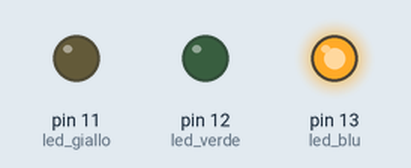
Simulated run of this sketch. Board: Arduino Uno, built with avr-gcc and run on an emulated ATmega328P. Parts: output pins drawn as LEDs (lit = HIGH).

Above: at 0.12 s.
At 4.62 s:
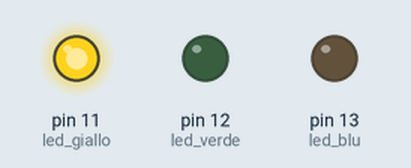
At 9.62 s:
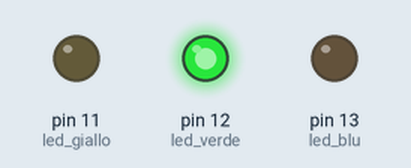
At 17.75 s:
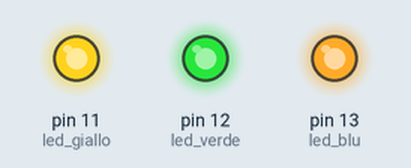
At 26.02 s:
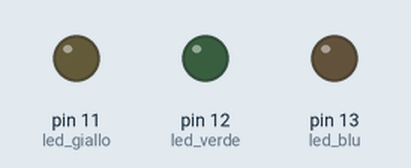
Timing chart, 0 to 26.3 s (numbered marks = the images above):
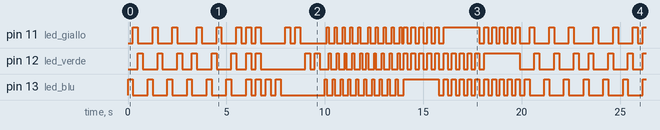

The sketch:

led_nelle_ruote.ino
```cpp
void setup() {
  // put your setup code here, to run once:
  int led_blu = 13;
  int led_verde = 12;
  int led_giallo = 11;
  pinMode(led_blu, OUTPUT);
  pinMode(led_verde, OUTPUT);
  pinMode(led_giallo, OUTPUT);
  digitalWrite(led_blu, LOW);
  digitalWrite(led_verde, LOW);
  digitalWrite(led_giallo, LOW);
}

void loop() {
  // put your main code here, to run repeatedly:
  //3 giri blu-giallo-verde
  digitalWrite(13, HIGH);
  delay(250);
  digitalWrite(13, LOW);
  digitalWrite(11, HIGH);
  delay(250);
  digitalWrite(11, LOW);
  digitalWrite(12, HIGH),
  delay(250);
  digitalWrite(12, LOW);
  delay(250);
  //2 giro
  digitalWrite(13, HIGH);
  delay(250);
  digitalWrite(13, LOW);
  digitalWrite(11, HIGH);
  delay(250);
  digitalWrite(11, LOW);
  digitalWrite(12, HIGH),
  delay(250);
  digitalWrite(12, LOW);
  delay(250);
  //3 giro
  digitalWrite(13, HIGH);
  delay(250);
  digitalWrite(13, LOW);
  digitalWrite(11, HIGH);
  delay(250);
  digitalWrite(11, LOW);
  digitalWrite(12, HIGH),
  delay(250);
  digitalWrite(12, LOW);
  delay(250);
  //3 giri blu-verde-giallo
  digitalWrite(13, HIGH);
  delay(250);
  digitalWrite(13, LOW);
  digitalWrite(12, HIGH);
  delay(250);
  digitalWrite(12, LOW);
  digitalWrite(11, HIGH);
  delay(250);
  digitalWrite(11, LOW);
  delay(250);
  //2 giro
  digitalWrite(13, HIGH);
  delay(250);
  digitalWrite(13, LOW);
  digitalWrite(12, HIGH);
  delay(250);
  digitalWrite(12, LOW);
  digitalWrite(11, HIGH);
  delay(250);
  digitalWrite(11, LOW);
  delay(250);
  //3 giro
  digitalWrite(13, HIGH);
  delay(250);
  digitalWrite(13, LOW);
  digitalWrite(12, HIGH);
  delay(250);
  digitalWrite(12, LOW);
  digitalWrite(11, HIGH);
  delay(250);
  digitalWrite(11, LOW);
  delay(250);
  //flash
  digitalWrite(13, HIGH);
  digitalWrite(12, HIGH);
  digitalWrite(11, HIGH);
  delay(250);
  digitalWrite(13, LOW);
  digitalWrite(12, LOW);
  digitalWrite(11, LOW);
  delay(250);
  digitalWrite(13, HIGH);
  digitalWrite(12, HIGH);
  digitalWrite(11, HIGH);
  delay(250);
  digitalWrite(13, LOW);
  digitalWrite(12, LOW);
  digitalWrite(11, LOW);
  delay(250);
  //lampeggio blu
  digitalWrite(13, HIGH);
  delay(250);
  digitalWrite(13, LOW);
  delay(250);
  digitalWrite(13, HIGH);
  delay(250);
  digitalWrite(13, LOW);
  delay(250);
  //lampeggio giallo
  digitalWrite(11, HIGH);
  delay(250);
  digitalWrite(11, LOW);
  delay(250);
  digitalWrite(11, HIGH);
  delay(250);
  digitalWrite(11, LOW);
  delay(250);
  //lampeggio verde
  digitalWrite(12, HIGH);
  delay(250);
  digitalWrite(12, LOW);
  delay(250);
  digitalWrite(12, HIGH);
  delay(250);
  digitalWrite(12, LOW);
  delay(250);
  //5 giri blu-giallo-verde veloci
  digitalWrite(13, HIGH);
  delay(100);
  digitalWrite(13, LOW);
  digitalWrite(11, HIGH);
  delay(100);
  digitalWrite(11, LOW);
  digitalWrite(12, HIGH),
  delay(100);
  digitalWrite(12, LOW);
  delay(100);
  //2 giro
  digitalWrite(13, HIGH);
  delay(100);
  digitalWrite(13, LOW);
  digitalWrite(11, HIGH);
  delay(100);
  digitalWrite(11, LOW);
  digitalWrite(12, HIGH),
  delay(100);
  digitalWrite(12, LOW);
  delay(100);
  //3 giro
  digitalWrite(13, HIGH);
  delay(100);
  digitalWrite(13, LOW);
  digitalWrite(11, HIGH);
  delay(100);
  digitalWrite(11, LOW);
  digitalWrite(12, HIGH),
  delay(100);
  digitalWrite(12, LOW);
  delay(100);
  //4 giro
  digitalWrite(13, HIGH);
  delay(100);
  digitalWrite(13, LOW);
  digitalWrite(11, HIGH);
  delay(100);
  digitalWrite(11, LOW);
  digitalWrite(12, HIGH),
  delay(100);
  digitalWrite(12, LOW);
  delay(100);
  // 5 giro
  digitalWrite(13, HIGH);
  delay(100);
  digitalWrite(13, LOW);
  digitalWrite(11, HIGH);
  delay(100);
  digitalWrite(11, LOW);
  digitalWrite(12, HIGH),
  delay(100);
  digitalWrite(12, LOW);
  delay(100);
 //5 giri blu-verde-giallo veloci
 digitalWrite(13, HIGH);
  delay(100);
  digitalWrite(13, LOW);
  digitalWrite(12, HIGH);
  delay(100);
  digitalWrite(12, LOW);
  digitalWrite(11, HIGH);
  delay(100);
  digitalWrite(11, LOW);
  delay(100);
  //2 giro
  digitalWrite(13, HIGH);
  delay(100);
  digitalWrite(13, LOW);
  digitalWrite(12, HIGH);
  delay(100);
  digitalWrite(12, LOW);
  digitalWrite(11, HIGH);
  delay(100);
  digitalWrite(11, LOW);
  delay(100);
  //3 giro
  digitalWrite(13, HIGH);
  delay(100);
  digitalWrite(13, LOW);
  digitalWrite(12, HIGH);
  delay(100);
  digitalWrite(12, LOW);
  digitalWrite(11, HIGH);
  delay(100);
  digitalWrite(11, LOW);
  delay(100);
  //4 giro
  digitalWrite(13, HIGH);
  delay(100);
  digitalWrite(13, LOW);
  digitalWrite(12, HIGH);
  delay(100);
  digitalWrite(12, LOW);
  digitalWrite(11, HIGH);
  delay(100);
  digitalWrite(11, LOW);
  delay(100);
  //5 giro
  digitalWrite(13, HIGH);
  delay(100);
  digitalWrite(13, LOW);
  digitalWrite(12, HIGH);
  delay(100);
  digitalWrite(12, LOW);
  digitalWrite(11, HIGH);
  delay(100);
  digitalWrite(11, LOW);
  delay(100);
  //blu fisso verde e giallo lampeggio
  digitalWrite(13, HIGH);
  digitalWrite(12, HIGH);
  digitalWrite(11, HIGH);
  delay(200);
  digitalWrite(12, LOW);
  digitalWrite(11, LOW);
  delay(200);
  digitalWrite(12, HIGH);
  digitalWrite(11, HIGH);
  delay(200);
  digitalWrite(12, LOW);
  digitalWrite(11, LOW);
  delay(200);
  digitalWrite(12, HIGH);
  digitalWrite(11, HIGH);
  delay(200);
  digitalWrite(12, LOW);
  digitalWrite(11, LOW);
  delay(200);
  digitalWrite(12, HIGH);
  digitalWrite(11, HIGH);
  delay(200);
  digitalWrite(12, LOW);
  digitalWrite(11, LOW);
  delay(200);
  digitalWrite(12, HIGH);
  digitalWrite(11, HIGH);
  delay(200);
  digitalWrite(12, LOW);
  digitalWrite(11, LOW);
  digitalWrite(13, LOW);
  delay(250);
  //giallo fisso blu e verde lampeggio
  digitalWrite(11, HIGH);
  digitalWrite(13, HIGH);
  digitalWrite(12, HIGH);
  delay(200);
  digitalWrite(13, LOW);
  digitalWrite(12, LOW);
  delay(200);
  digitalWrite(13, HIGH);
  digitalWrite(12, HIGH);
  delay(200);
  digitalWrite(13, LOW);
  digitalWrite(12, LOW);
  delay(200);
  digitalWrite(13, HIGH);
  digitalWrite(12, HIGH);
  delay(200);
  digitalWrite(13, LOW);
  digitalWrite(12, LOW);
  delay(200);
  digitalWrite(13, HIGH);
  digitalWrite(12, HIGH);
  delay(200);
  digitalWrite(13, LOW);
  digitalWrite(12, LOW);
  delay(200);
  digitalWrite(13, HIGH);
  digitalWrite(12, HIGH);
  delay(200);
  digitalWrite(13, LOW);
  digitalWrite(12, LOW);
  digitalWrite(11, LOW);
  delay(250);
  //verde fisso blu e giallo lampeggio
  digitalWrite(12, HIGH);
  digitalWrite(13, HIGH);
  digitalWrite(11, HIGH);
  delay(200);
  digitalWrite(13, LOW);
  digitalWrite(11, LOW);
  delay(200);
  digitalWrite(13, HIGH);
  digitalWrite(11, HIGH);
  delay(200);
  digitalWrite(13, LOW);
  digitalWrite(11, LOW);
  delay(200);
  digitalWrite(13, HIGH);
  digitalWrite(11, HIGH);
  delay(200);
  digitalWrite(13, LOW);
  digitalWrite(11, LOW);
  delay(200);
  digitalWrite(13, HIGH);
  digitalWrite(11, HIGH);
  delay(200);
  digitalWrite(13, LOW);
  digitalWrite(11, LOW);
  delay(200);
  digitalWrite(13, HIGH);
  digitalWrite(11, HIGH);
  delay(200);
  digitalWrite(13, LOW);
  digitalWrite(11, LOW);
  digitalWrite(12, LOW);
  delay(250);
}
```

Measured:
- by itself, pin 11 (led_giallo), pin 12 (led_verde), pin 13 (led_blu): moves between LOW and HIGH, repeating every 20.2 s
- by itself, everything shown: repeats every 20.2 s, in 110 steps
